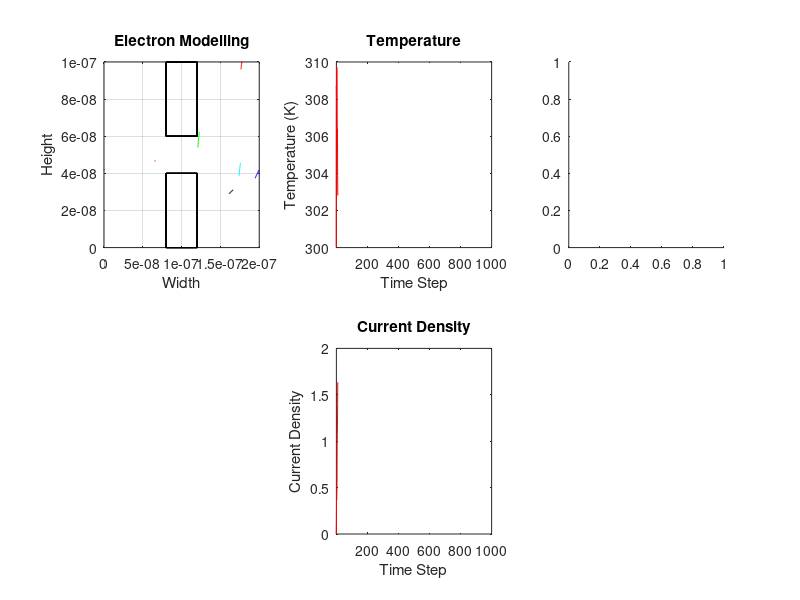

Recreate this plot in MATLAB. (Note: this script raises an error after producing the figure.)
% Clear everything
clear all
clc

global C 
% Variables declaration
C.m0 = 9.11e-31;         % rest mass of electron
C.mn = 0.26*C.m0;        % effective mass of electron
C.k = 1.381e-23;         % Boltzmann constant
C.q = 1.6023e-19;         % charge of electron

width = 200e-9;          % width of region
height = 100e-9;         % height of region
T = 300;                 % temperature
v_th = sqrt((C.k * T )/ C.mn); % thermal velocity
tau_mn = 0.2e-12;       % mean time between collisions
lambda = v_th * tau_mn; % mean free path
voltage = 0.1;          % applied voltage
time_interval = 5e-15;  % time between steps in seconds

n = 1000;             % number of electrons simulated
steps = 1000;         % number of steps simulated

% Electron Simulation
% Vector Setup
electrons_x = rand(1, n)*width;
electrons_y = rand(1, n)*height;
electrons_vx = (v_th/sqrt(2)).*randn(1, n);
electrons_vy = (v_th/sqrt(2)).*randn(1, n);

new_electrons_x = zeros(1, n);
new_electrons_y = zeros(1, n);
old_z = 0;
old_temperature = 300;
total_temperature = 0;
old_total_temperature = 0;
old_current_density = 0;

% Scattering Setup
p_scat = 1-exp(-time_interval/tau_mn);

% Temperature Distribution Setup
temperature_matrix = zeros(11, 11);

% Box Setup
 % cell 1 is left side of box
 % cell 2 is right side of box
 % cell 3 is bottom side of box
 % cell 4 is top side of box
box1coords = [80e-9 120e-9 1e-9 40e-9];
box2coords = [80e-9 120e-9 60e-9 100e-9];

% Check for Box spawns
 % box 1
for z = 1:n
    index1 = electrons_x > box1coords(1);
    index2 = electrons_x < box1coords(2);
    index3 = bitand(index1, index2);
    index4 = electrons_y < box1coords(4);
    index5 = bitand(index3, index4);
    if any(index5) == true
        replaced_x = rand(1, n)*width;
        electrons_x(index5) = replaced_x(index5);
    else
        break
    end
end

 % box 2
for z = 1:n
    index1 = electrons_x > box2coords(1);
    index2 = electrons_x < box2coords(2);
    index3 = bitand(index1, index2);
    index4 = electrons_y > box1coords(3);
    index5 = bitand(index3, index4);
    if any(index5) == true
        replaced_x = rand(1, n)*width;
        electrons_x(index5) = replaced_x(index5);
    else
        break
    end
end

% FD Setup
nx = width*1e9;
ny = height*1e9;

G = sparse(nx*ny, nx*ny);
B = zeros(nx*ny, 1);
sigma = ones(nx, ny);
sigma_in = 0.01;
sigma_out = 1;

lBC = 0.1;
rBC = 0;
uBC = 0;
dBC = 0;

fn = @(i, j) j + (i-1)*ny;

sigma((box1coords(1)*1e9):(box1coords(2)*1e9), (box1coords(3)*1e9):(box1coords(4)*1e9)) = sigma_out;
sigma((box2coords(1)*1e9):(box2coords(2)*1e9), (box2coords(3)*1e9):(box2coords(4)*1e9)) = sigma_out;

% Map G Matrix
for z = 1:nx
    for p = 1:ny
        location = fn(z, p);
        location_xm = fn(z-1, p);
        location_xp = fn(z+1, p);
        location_ym = fn(z, p-1);
        location_yp = fn(z, p+1);
        if z == 1
            G(location, location) = 1;
            B(location) = lBC;
        elseif z == nx
            G(location, location) = 1;
            B(location) = rBC;
        elseif p == 1
            sxp = (sigma(z,p)+sigma(z+1,p))/1.0;
            sxm = (sigma(z,p)+sigma(z-1,p))/1.0;
            syp = (sigma(z,p)+sigma(z,p+1))/2.0;

            G(location, location) = -(sxp+sxm+syp);
            G(location, location_xp) = sxp;
            G(location, location_xm) = sxm;
            G(location, location_yp) = syp;
        elseif p == ny
            sxp = (sigma(z, p) + sigma(z+1, p))/1.0;
            sxm = (sigma(z, p) + sigma(z-1, p))/1.0;
            sym = (sigma(z, p) + sigma(z, p-1))/2.0;

            G(location, location) = -(sxp + sxm + sym);
            G(location, location_xp) = sxp;
            G(location, location_xm) = sxm;
            G(location, location_ym) = sym;
        else
            sxm = (sigma(z,p)+sigma(z-1,p))/2.0;
            sxp = (sigma(z,p)+sigma(z+1,p))/2.0;
            sym = (sigma(z,p)+sigma(z,p-1))/2.0;
            syp = (sigma(z,p)+sigma(z,p+1))/2.0;

            G(location, location) = -(sxm+sxp+sym+syp);
            G(location, location_xp) = sxp;
            G(location, location_xm) = sxm;
            G(location, location_yp) = syp;
            G(location, location_ym) = sym;
        end
    end
end

X = G\B;
voltage_distribution = zeros(nx, ny);

% Remap Voltage Matrix
for z = 1:nx
    for p = 1:ny
        location = fn(z, p);
        voltage_distribution(z, p) = X(location);
    end
end

voltage_distribution = voltage_distribution';

% Electric Field Setup/Calculation
dx = width/nx;
dy = height/ny;
[electric_field_x, electric_field_y] = gradient(voltage_distribution);
electric_field_x = -electric_field_x;
electric_field_y = -electric_field_y;
electric_field_x = electric_field_x'/dx;
electric_field_y = electric_field_y'/dy;

% Electric Field Force Calculation
force_x = electric_field_x*C.q;
force_y = electric_field_y*C.q;

% Acceleration of each electron
acceleration_x = force_x/C.mn;
acceleration_y = force_y/C.mn;

% Electron Drift Current Density/Average Carrier Velocity
concentration = 1e15; % 10^15 cm^-2
concentration_m2 = concentration/1e-4;

figure(1)
clf

% Simulation
for z = 1:steps
    % Check for random scattering
    a = rand(1, n);
    electrons_vx(a<p_scat) = (v_th/sqrt(2))*randn(1, length(electrons_vx(a<p_scat))); 
    electrons_vy(a<p_scat) = (v_th/sqrt(2))*randn(1, length(electrons_vx(a<p_scat))); 
    
    % Update X and Y velocities
    for x = 1:nx
        index1 = electrons_x > (x-1)*1e-9;
        index2 = electrons_x <= (x)*1e-9;
        index3 = bitand(index1, index2);          
        for y = 1:ny
            index4 = electrons_y > (y-1)*1e-9;
            index5 = electrons_y <= (y)*1e-9;
            index6 = bitand(index4, index5);       
            index7 = bitand(index3, index6);     
            electrons_vx(index7) = electrons_vx(index7) + time_interval*acceleration_x(x, y); 
            electrons_vy(index7) = electrons_vy(index7) + time_interval*acceleration_y(x, y);  
        end
    end
    
    % New X&Y position calculations
    new_electrons_x = electrons_x + time_interval*electrons_vx;
    new_electrons_y = electrons_y + time_interval*electrons_vy;

    % Check for BCs
    index = new_electrons_x>width;
    new_electrons_x(index) = new_electrons_x(index) - width;
    electrons_x(index) = electrons_x(index) - width;
    
    index = new_electrons_x<0;
    new_electrons_x(index) = new_electrons_x(index) + width;
    electrons_x(index) = electrons_x(index) + width;
    
    index = new_electrons_y>height;
    electrons_vy(index) = -electrons_vy(index);
    
    index = new_electrons_y<0;
    electrons_vy(index) = -electrons_vy(index);
    
    % Check for box BCs
     % Box 1
      % left side
    index1 = electrons_y < box1coords(4);         % check for electron below the top of box 1
    index2 = electrons_y > box1coords(3);         % check for electron above the bottom of box 1
    index3 = electrons_x < box1coords(1);         % check for old electron location on the left side of the left side of box 1
    index4 = new_electrons_x > box1coords(1);     % check for new electron location on the right side of the left side of box 1
    index5 = bitand(index1, index2);              % compare for y coordinate -> box1coords(3) < electrons_y < box1coords(4)
    index6 = bitand(index3, index4);              % compare for x coordinate -> electrons_x < box1coords(1) < new_electrons_x
    index7 = bitand(index5, index6);              % compare for qualifying electrons 
    electrons_vx(index7) = -electrons_vx(index7);
    
      % right side
    index1 = electrons_y < box1coords(4);         % check for electron below the top of box 1
    index2 = electrons_y > box1coords(3);         % check for electron above the bottom of box 1
    index3 = electrons_x > box1coords(2);         % check for old electron location on the right side of the right side of box 1
    index4 = new_electrons_x < box1coords(2);     % check for new electron location on the left side of the right side of box 1
    index5 = bitand(index1, index2);              % compare for y coordinate -> box1coords(3) < electrons_y < box1coords(4)
    index6 = bitand(index3, index4);              % compare for x coordinate -> electrons_x > box1coords(2) > new_electrons_x
    index7 = bitand(index5, index6);              % compare for qualifying electrons 
    electrons_vx(index7) = -electrons_vx(index7);
    
      % top side
    index1 = electrons_x > box1coords(1);         % check for electron to the right of the left side of box 1
    index2 = electrons_x < box1coords(2);         % check for electron to the left of the right side of box 1
    index3 = electrons_y > box1coords(4);         % check for old electron location above the top side of box 1
    index4 = new_electrons_y < box1coords(4);     % check for new electron location below the top side of box 1
    index5 = bitand(index1, index2);              % compare for y coordinate -> box1coords(1) < electrons_x < box1coords(2)
    index6 = bitand(index3, index4);              % compare for x coordinate -> electrons_y > box1coords(4) > new_electrons_y
    index7 = bitand(index5, index6);              % compare for qualifying electrons 
    electrons_vy(index7) = -electrons_vy(index7);

     % Box 2
      % left side
    index1 = electrons_y < box2coords(4);         % check for electron below the top of box 2
    index2 = electrons_y > box2coords(3);         % check for electron above the bottom of box 2
    index3 = electrons_x < box2coords(1);         % check for old electron location on the left side of the left side of box 2
    index4 = new_electrons_x > box2coords(1);     % check for new electron location on the right side of the left side of box 2
    index5 = bitand(index1, index2);              % compare for y coordinate -> box2coords(3) < electrons_y < box2coords(4)
    index6 = bitand(index3, index4);              % compare for x coordinate -> electrons_x < box2coords(1) < new_electrons_x
    index7 = bitand(index5, index6);              % compare for qualifying electrons 
    electrons_vx(index7) = -electrons_vx(index7);
    
      % right side
    index1 = electrons_y < box2coords(4);         % check for electron below the top of box 2
    index2 = electrons_y > box2coords(3);         % check for electron above the bottom of box 2
    index3 = electrons_x > box2coords(2);         % check for old electron location on the right side of the right side of box 2
    index4 = new_electrons_x < box2coords(2);     % check for new electron location on the left side of the right side of box 2
    index5 = bitand(index1, index2);              % compare for y coordinate -> box2coords(3) < electrons_y < box2coords(4)
    index6 = bitand(index3, index4);              % compare for x coordinate -> electrons_x > box2coords(2) > new_electrons_x
    index7 = bitand(index5, index6);              % compare for qualifying electrons 
    electrons_vx(index7) = -electrons_vx(index7);
    
      % bottom side
    index1 = electrons_x > box2coords(1);         % check for electron to the right of the left side of box 2
    index2 = electrons_x < box2coords(2);         % check for electron to the left of the right side of box 2
    index3 = electrons_y < box2coords(3);         % check for old electron location below the bottom side of box 2
    index4 = new_electrons_y > box2coords(3);     % check for new electron location above the bottom side of box 2
    index5 = bitand(index1, index2);              % compare for y coordinate -> box2coords(1) < electrons_x < box2coords(2)
    index6 = bitand(index3, index4);              % compare for x coordinate -> electrons_y > box2coords(4) > new_electrons_y
    index7 = bitand(index5, index6);              % compare for qualifying electrons 
    electrons_vy(index7) = -electrons_vy(index7);   
        
    % Plot all electrons
    subplot(231)
    plot([electrons_x(1) new_electrons_x(1)], [electrons_y(1) new_electrons_y(1)], 'b');
    hold on;
    plot([electrons_x(2) new_electrons_x(2)], [electrons_y(2) new_electrons_y(2)], 'g');
    hold on;
    plot([electrons_x(3) new_electrons_x(3)], [electrons_y(3) new_electrons_y(3)], 'r');
    hold on;
    plot([electrons_x(4) new_electrons_x(4)], [electrons_y(4) new_electrons_y(4)], 'c');
    hold on;
    plot([electrons_x(5) new_electrons_x(5)], [electrons_y(5) new_electrons_y(5)], 'm');
    hold on;
    plot([electrons_x(6) new_electrons_x(6)], [electrons_y(6) new_electrons_y(6)], 'k');
    hold on;
    
    % Boxes Setup
    box1 = rectangle('Position', [80e-9 0     40e-9 40e-9]); % Creates Box 1 from (80nm, 0nm) to (120nm, 40nm)
    box2 = rectangle('Position', [80e-9 60e-9 40e-9 40e-9]); % Creates Box 2 from (80nm, 60nm) to (120nm, 100nm)
    
    title('Electron Modelling');
    xlabel('Width'); ylabel('Height');
    grid on;
    xlim([0 200e-9]);
    ylim([0 100e-9]);
    
    % Current Density Calculations
    drift_velocity = mean(electrons_vx);
    current_density = C.q*concentration*drift_velocity;
    
    % Plotting Current Density
    subplot(235)
    plot([old_z z], [old_current_density current_density], 'r');
    title('Current Density');
    hold on;
    xlabel('Time Step'); ylabel('Current Density');
    xlim([1 steps]); %ylim([0 100]);
   
    % Drift Velocity to Temperature
    V(1, :) = sqrt(electrons_vx(1, :).^2 + electrons_vy(1, :).^2);
    V_mean = mean(V.^2);
    temperature = V_mean*C.mn/C.k;
    total_temperature = total_temperature + temperature;

    % Plot Temperature Lines
    subplot(232)
    plot([old_z z], [old_temperature temperature], 'r');
    title('Temperature');
    hold on;
    xlabel('Time Step'); ylabel('Temperature (K)');
    xlim([1 steps]);

    % Electron Density Map
    if rem(z, 10) == 0
        subplot(233)
        hist3([electrons_x', electrons_y'], 'CDataMode', 'auto', 'FaceColor', 'interp')
        colormap('default');
        colorbar;
        xlabel('Width'); ylabel('Height');
        title('Electron Density');
        view(2);
    end
    
    % Temperature Distribution Map
    for y = 1:10
        ymax = y*10;
        ymin = ymax-10;
        for x = 1:10
            xmax = x*20;
            xmin = xmax-20;
            index1 = electrons_x > (xmin*1e-9);
            index2 = electrons_x < (xmax*1e-9);
            index3 = electrons_y > (ymin*1e-9);
            index4 = electrons_y < (ymax*1e-9);
            index5 = bitand(index1, index2);
            index6 = bitand(index3, index4);
            index7 = bitand(index5, index6);
            velocity = sqrt((electrons_vx(index7).^2) + (electrons_vy(index7).^2));
            v_mean = mean(velocity.*velocity);
            temperature_value = (((v_mean)*(C.mn))/(C.k));
            temperature_matrix(x, y) = temperature_value;
            temperature_matrix(5:6, 1:4) = 0;
            temperature_matrix(5:6, 7:10) = 0;
        end       
    end

    % Plotting Temperature Distribution
    if rem(z, 10) == 0
        subplot(234)
        surf(transpose(temperature_matrix));
        xlabel('Width (a.u.)'); ylabel('Height(a.u.)');
        title('Temperature Distribution');
        colormap('default');
        colorbar;
        view(2);
    end
    
    pause(0.01);
    
    % Update electron coordinates
    electrons_x = new_electrons_x;
    electrons_y = new_electrons_y;
    old_z = z;
    old_temperature = temperature;
    old_current_density = current_density;
    fprintf('Step %4d/%4d\n', z, steps);
end

figure(2)
clf
surf(voltage_distributionT)
title('Voltage Distribution')
xlabel('nx'); ylabel('ny');
colorbar;

figure(3)
clf
subplot(211)
surf(electric_field_x)
title('Electric field - x component');
xlabel('nx'); ylabel('ny');
colorbar;

subplot(212)
surf(electric_field_y)
title('Electric field - y component');
xlabel('nx'); ylabel('ny');
colorbar;

figure(4)
clf
subplot(211)
surf(force_x)
title('Force in x direction');
xlabel('nx'); ylabel('ny');
colorbar; 

subplot(212)
surf(force_y)
title('Force in y direction');
xlabel('nx'); ylabel('ny');
colorbar;

figure(5)
clf
subplot(211)
surf(acceleration_x)
title('Acceleration in x direction');
xlabel('nx'); ylabel('ny');
colorbar;

subplot(212)
surf(acceleration_y)
title('Acceleration in y direction');
xlabel('nx'); ylabel('ny');
colorbar;

